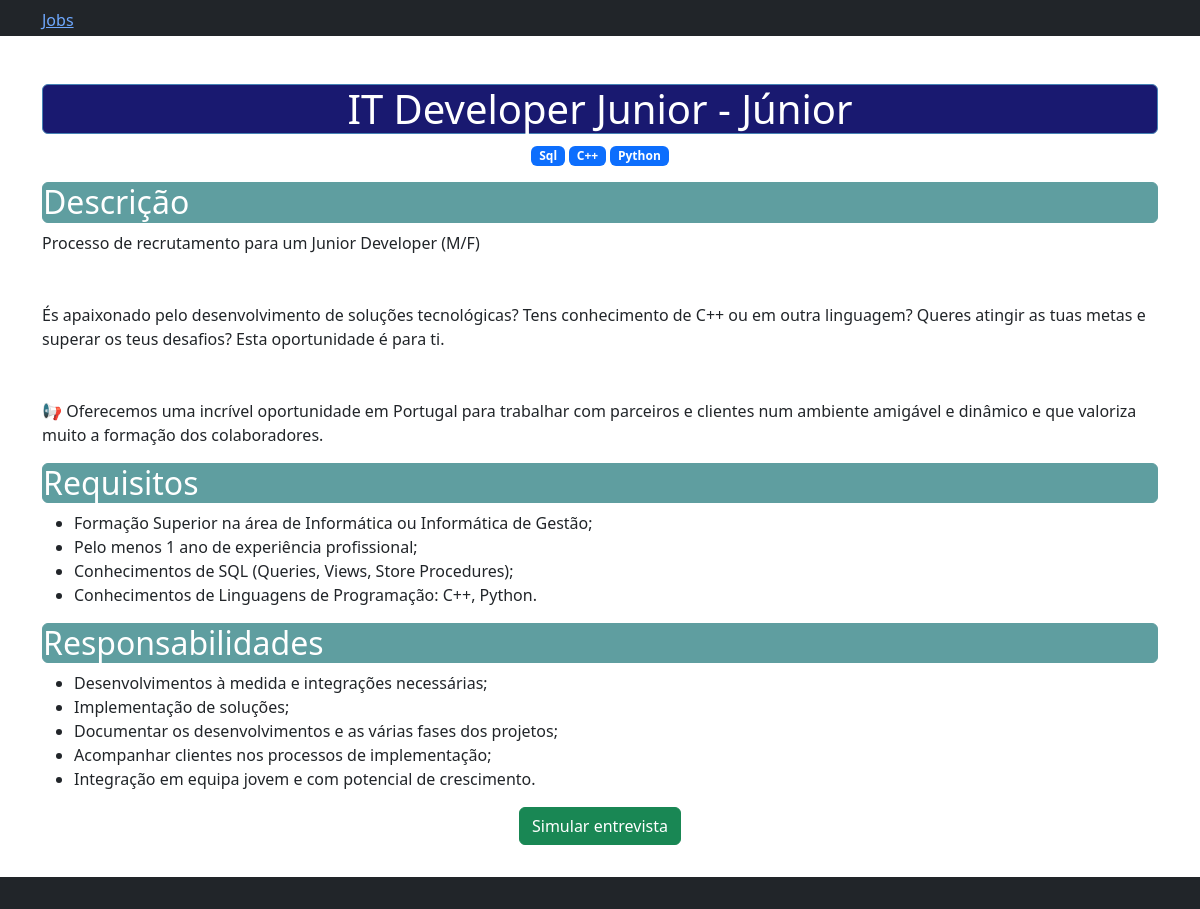
Screenshot of /jobs/3/ with the database file from the repository.
### jobs/models.py (models this page shows, shortened)
class Job(models.Model):
    LEVEL_CHOICES = (
        ('jr', 'Júnior'),
        ('pl', 'Pleno'),
        ('sr', 'Sênior'),
    )
    title = models.CharField(max_length=100)
    description = models.TextField()
    requirements = models.TextField()
    responsibilities = models.TextField()
    level = models.CharField(max_length=2, choices=LEVEL_CHOICES)
    skills = models.ManyToManyField("jobs.Skill", related_name="jobs")
    def requirements_list(self):
        return self.requirements.split("\n")
    def responsibilities_list(self):
        return self.responsibilities.split("\n")

class Skill(models.Model):
    title = models.CharField(max_length=100, unique=True, blank=False, null=False)

### jobs/views.py (the view)
# urls.py: path('<int:pk>/', details_job, name="details"),
def details_job(request, pk):
    job = get_object_or_404(Job, pk=pk)
    return render(
        request,
        "jobs/details.html",
        {
            "page_title": job.title,
            "job": job
        }
    )

### jobs/templates/jobs/details.html (shortened to what this page needs)
{% extends 'base.html' %}
{% block content %}
    <h1>{{ page_title }} - {{ job.get_level_display }}</h1>
    <div class="skills">
        {% for skill in job.skills.all %}
            <span class="badge text-bg-primary">{{ skill.title }}</span>
        {% endfor %}
    </div>
    <h2 class="mt-3">Descrição</h2>
    <p>{{ job.description|linebreaksbr }}</p>
    <h2 class="mt-3">Requisitos</h2>
    <ul>
        {% for requirement in job.requirements_list %}
            <li>{{ requirement }}</li>
        {% endfor %}
    </ul>
    <h2 class="mt-3">Responsabilidades</h2>
    <ul>
        {% for responsibilities in job.responsibilities_list %}
            <li>{{ responsibilities }}</li>
        {% endfor %}
    </ul>
    <form action="{% url 'interviews:create' job_pk=job.pk %}" method="POST">
        <button type="submit" class="btn btn-success">Simular entrevista</button>
    </form>
{% endblock content %}

### jobs/templates/jobs/details.html (style rules this page uses)
h1 { background: MidnightBlue; color: white; border-radius: 6px; border: 1px solid SteelBlue; text-align: center; }
.skills, form { text-align: center; }
.mt-3 { background: CadetBlue; color: white; border-radius: 6px; border: 1px solid CadetBlue; }

### rows the page displays
Job: title "IT Developer Junior", level "Júnior", description "Processo de recrutamento para um Junior Developer (M/F) És apaixonado pelo desenvolvimento de soluções tecnológicas? Tens conhecimento de C++ ou em outra linguagem? Queres atingir as tuas metas e superar os teus desafios? Esta oportunidade é para ti. 📢 Oferecemos uma incrível oportunidade em Portugal para trabalhar com parceiros e clientes num ambiente amigável e dinâmico e que valoriza muito a formação dos colaboradores."
Skill: title "Sql"
Skill: title "C++"
Skill: title "Python"

### other values shown
{{ requirement }} "Formação Superior na área de Informática ou Informática de Gestão;" "Pelo menos 1 ano de experiência profissional;" "Conhecimentos de SQL (Queries, Views, Store Procedures);" "Conhecimentos de Linguagens de Programação: C++, Python."
{{ responsibilities }} "Desenvolvimentos à medida e integrações necessárias;" "Implementação de soluções;" "Documentar os desenvolvimentos e as várias fases dos projetos;" "Acompanhar clientes nos processos de implementação;" "Integração em equipa jovem e com potencial de crescimento."
